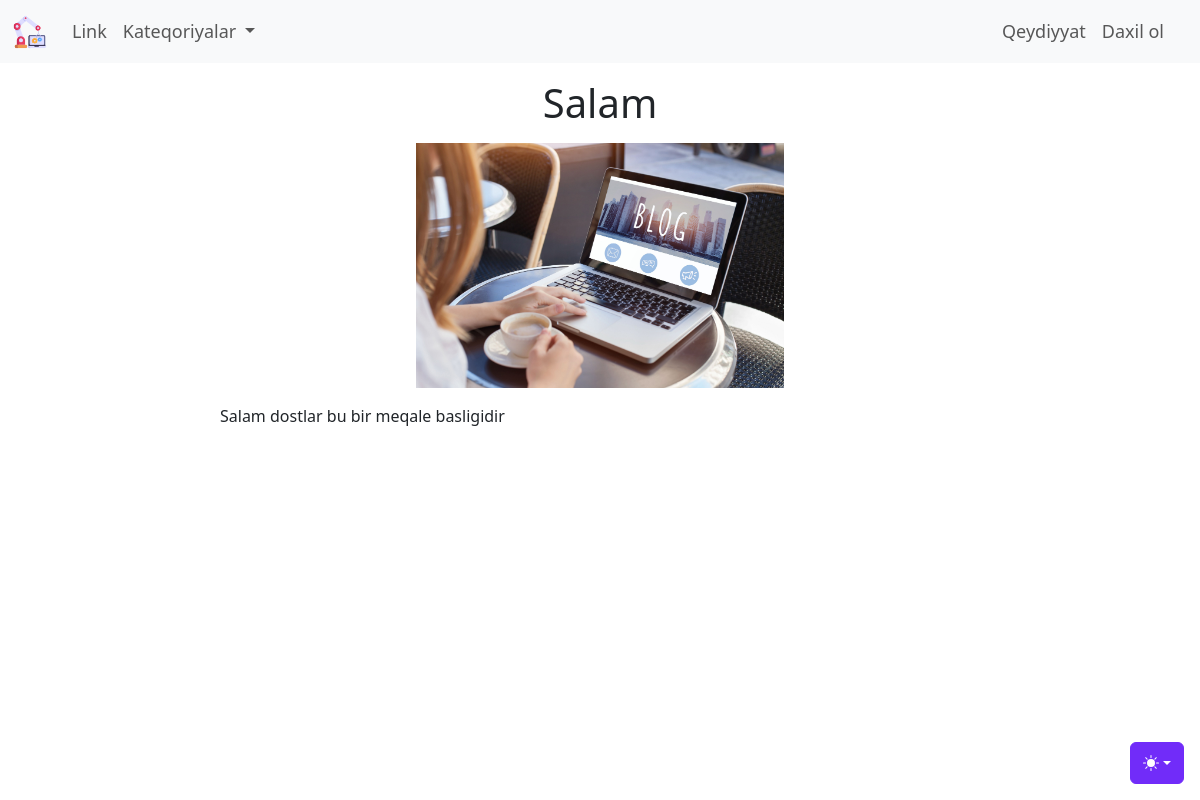
Page /blog/salam on the committed database.
### blog/models.py (models this page shows, shortened)
class Blog(models.Model):
    class Meta:
        verbose_name = 'Məqalə'
        verbose_name_plural = 'Məqalələr'
    basliq_sekli = models.ImageField(upload_to = "uploads/%d.%m.%Y",default = 'uploads/default.jpg',null=True,blank=True)
    karusel_sekli = ImageSpecField(source="basliq_sekli",
                                   processors=[ResizeToFill(600,400)],
                                   format='JPEG',
                                   options={'quality':100})
    basliq = models.CharField('Məqalə başlığı', max_length = 200)
    kontent = CKEditor5Field('Məqalə kontenti', config_name = 'extends')
    yaradilma_tarixi = models.DateTimeField('Yaranma tarixi', auto_now_add = True)
    deyisdirilme_tarixi = models.DateTimeField('Yaranma tarixi', auto_now = True)
    blog_slug = models.SlugField(editable=False, unique = True)
    blog_kateqoriya = models.ManyToManyField(Kateqoriya, verbose_name = 'Kateqoriyaları seçin.')
    yayinda_mi = models.BooleanField('Yayına buraxılsın?', default = False)
    yeni_mi = models.BooleanField('Yeni məqalə?', default = True)
    karuselde = models.BooleanField('Karuseldə', default = False)
    istifadeci = models.ForeignKey(settings.AUTH_USER_MODEL,verbose_name='İstifadəçi',on_delete = models.CASCADE)

### blog/views.py (the view)
# urls.py: path('blog/<slug:_slug>',views.yazini_tap,name='yazini_tap'),
def yazini_tap(request,_slug):
    context = {
        'yazi':Blog.objects.get(blog_slug=_slug),
        'kateqoriyalar': Kateqoriya.objects.all(),
    }
    return render(request,'blog/yazini_tap.html',context)

### blog/templates/blog/yazini_tap.html (shortened to what this page needs)
{%extends 'base.html'%}
{%block content%}
	<div class="container-fluid mt-2">
		<div class="row">
			<div class="col-sm-0 col-md-0 col-lg-4"></div>
			<div class="col-sm-12 col-md-12 col-lg-4">
				<header class="text-center mb-3 mt-2">
					<h1>{{yazi.basliq}}</h1>
				</header>
				<div>
					<img class="img-fluid" src="{{yazi.basliq_sekli.url}}" alt="{{yazi.basliq}}">
				</div>
			</div>
			<div class="col-sm-0 col-md-0 col-lg-4"></div>
		</div>
		<div class="row mt-3">
			<div class="col-lg-2"></div>
			<div class="col-lg-8">
				{{yazi.kontent|safe}}
			</div>
			<div class="col-lg-2"></div>
		</div>
	</div>
{%endblock%}

### rows in the picture
Blog: basliq "Salam", basliq_sekli (placeholder picture), kontent "Salam dostlar bu bir meqale basligidir"
